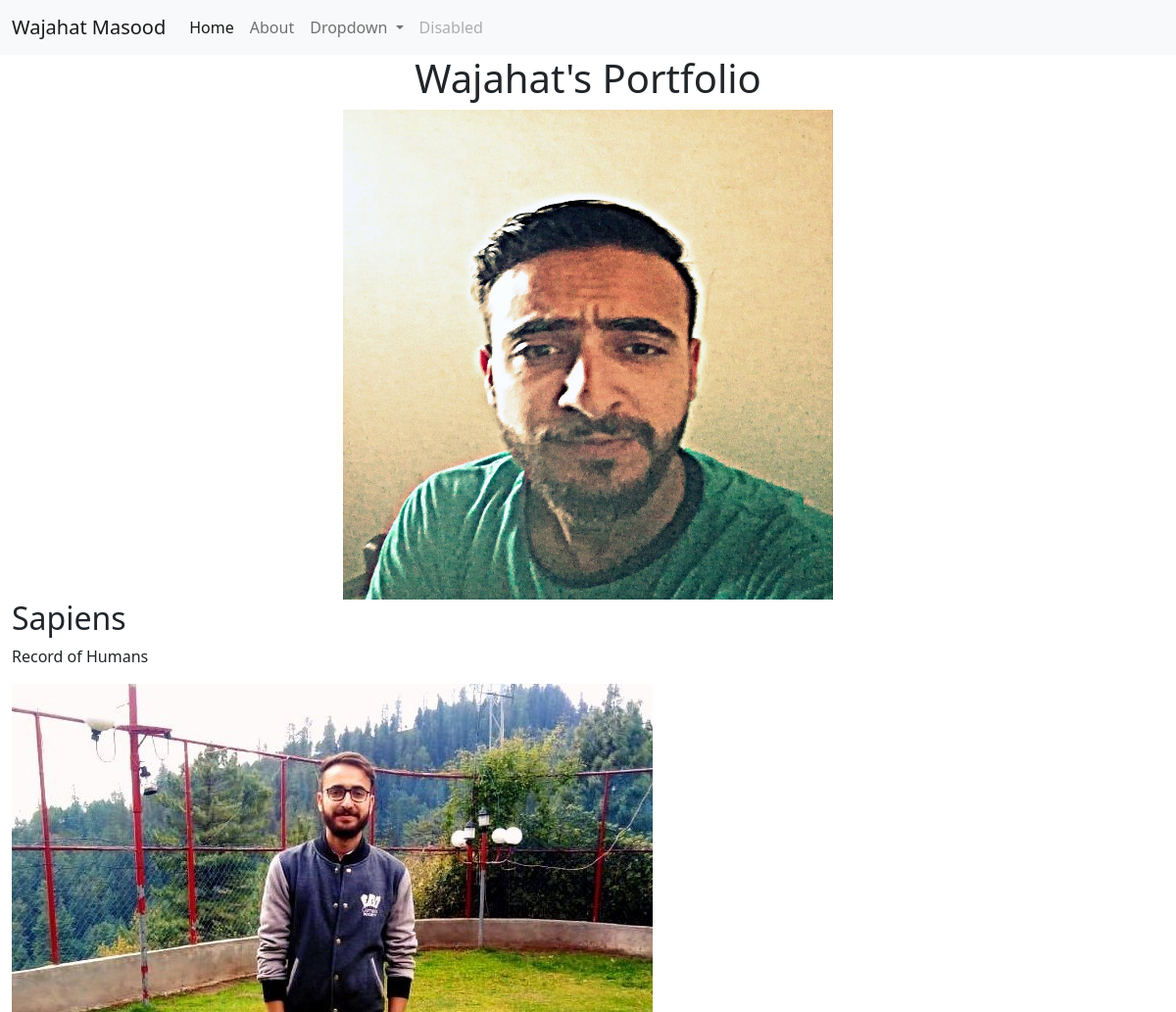
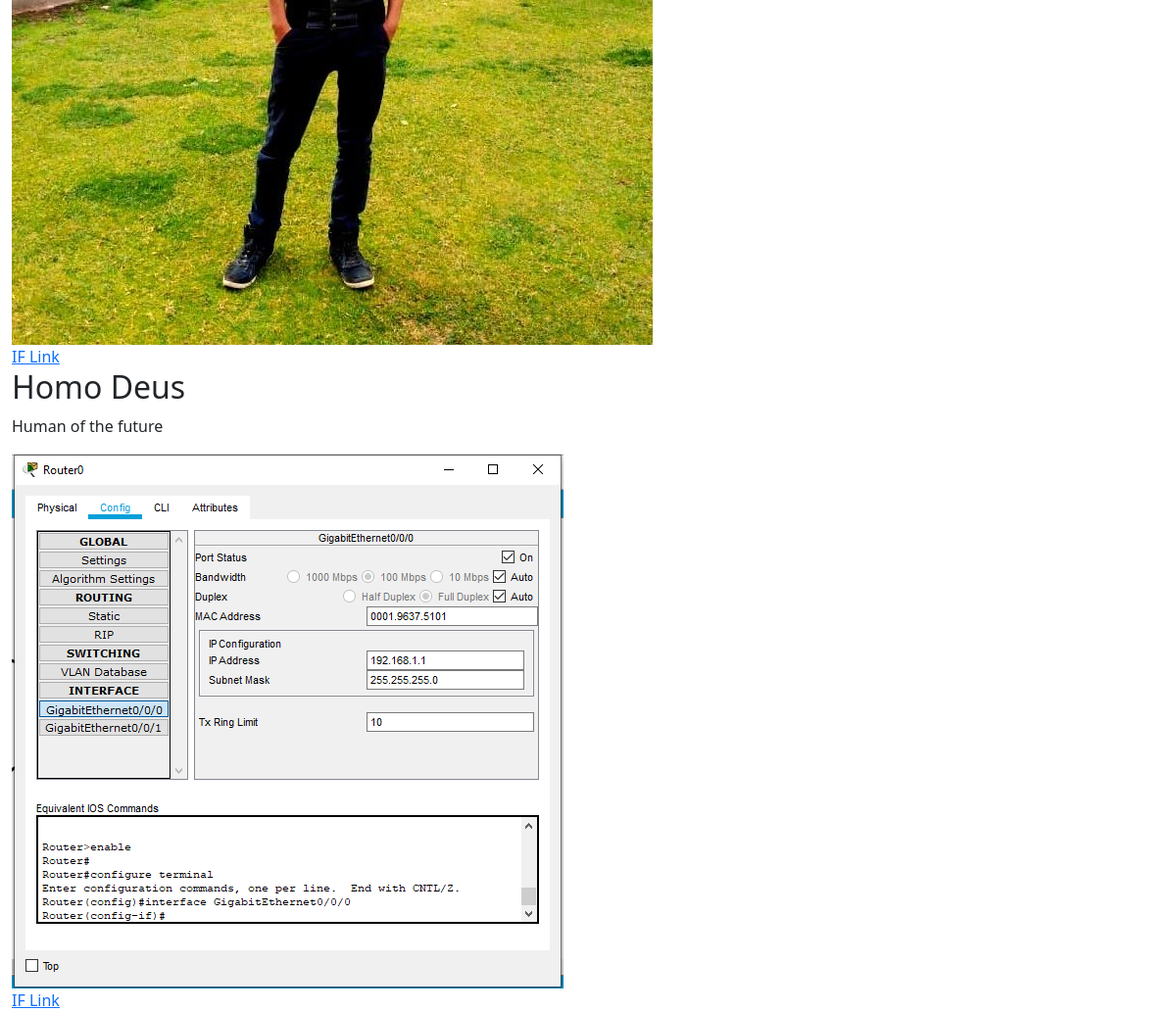
The page / on the database its author committed (2 pictures, top to bottom).
### portfolio/models.py (models this page shows, shortened)
class Project(models.Model):
    title = models.CharField(max_length=100)
    description = models.CharField(max_length=100)
    image = models.ImageField(upload_to='portfolio/images')
    Url = models.URLField(blank=True)

### portfolio/views.py (the view)
# urls.py: 2. Add a URL to urlpatterns:  path('', views.home, name='home')
def home(request):
    projects = Project.objects.all()
    return render(request, 'portfolio/home.html', {'projects': projects})

### portfolio/templates/portfolio/home.html (shortened to what this page needs)
{% extends 'portfolio/base.html' %}
{% block content %}
   {% load static %}
    <div class="container-fluid " >
    <div class="col d-flex justify-content-center" >
    <h1>Wajahat's Portfolio</h1>
    </div >
    <div class="col d-flex justify-content-center" >
        <img class="1" src="{% static 'portfolio/pic.jpg' %}" height="500" width="500" >
    </div>
    {% for project in projects %}
    <h2>{{ project.title}}</h2>
    <p>{{ project.description }}</p>
    <img src="{{ project.image.url }}">
    {% if project.Url %}
    <br>
    <a href="{{ project.Url }}">IF Link</a>
    {% endif %}
    {% endfor %}
    </div>
{% endblock %}

### portfolio/templates/portfolio/base.html (shortened to what this page needs)
<!doctype html>
<html lang="en">
  <head>
    <link href="https://cdn.jsdelivr.net/npm/bootstrap@5.0.0-beta1/dist/css/bootstrap.min.css" rel="stylesheet">
  </head>
  <body>
   {% load static %}
   <nav class="navbar navbar-expand-lg navbar-light bg-light">
  <div class="container-fluid">
    <a class="navbar-brand" href="#">Wajahat Masood</a>
    <div class="collapse navbar-collapse " id="navbarSupportedContent">
      <ul class="navbar-nav me-auto mb-2 mb-lg-0">
        <li class="nav-item float-left">
          <a class="nav-link active" aria-current="page" href="#">Home</a>
        </li>
        <li class="nav-item">
          <a class="nav-link" href="#">About</a>
        </li>
        <li class="nav-item dropdown">
          <a class="nav-link dropdown-toggle" href="#" id="navbarDropdown" role="button" data-bs-toggle="dropdown" aria-expanded="false">
            Dropdown
          </a>
        </li>
        <li class="nav-item">
          <a class="nav-link disabled" href="#" tabindex="-1" aria-disabled="true">Disabled</a>
        </li>
      </ul>
    </div>
  </div>
</nav>
    {% block content %} {% endblock %}
  </body>

### rows shown on the page
Project: title "Sapiens", description "Record of Humans", image (picture)
Project: title "Homo Deus", description "Human of the future", image (picture)
